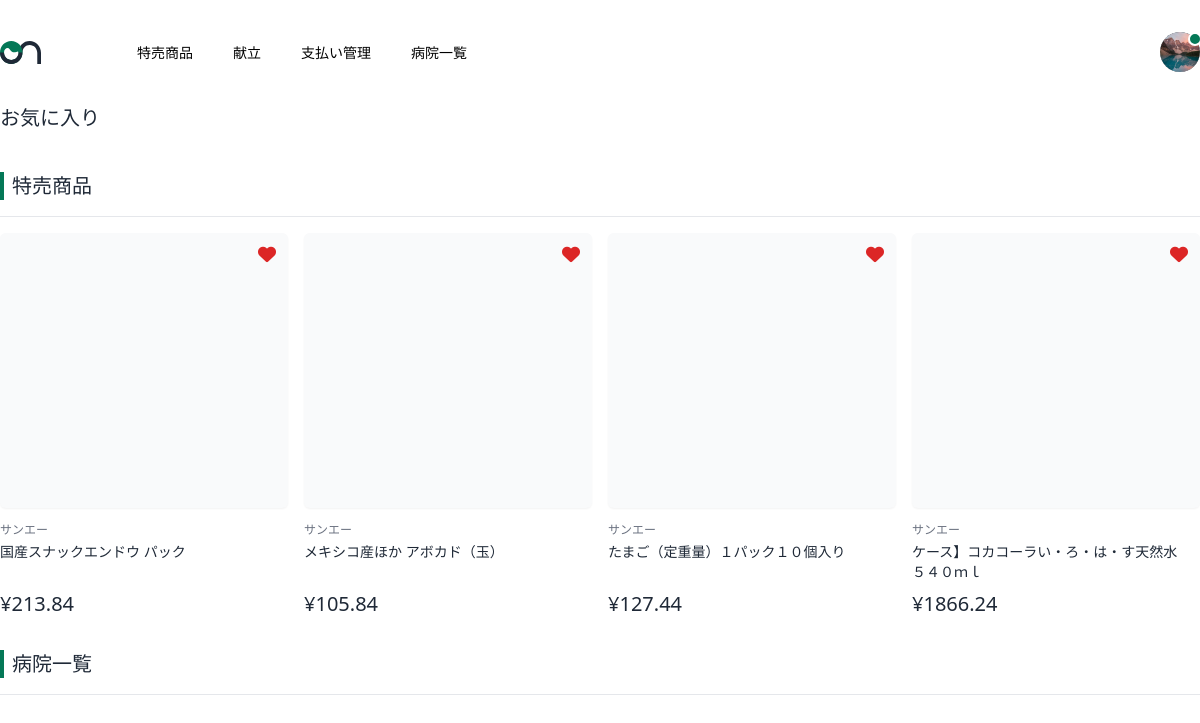
The app's page /accounts/favorite/ (signed in), older data.
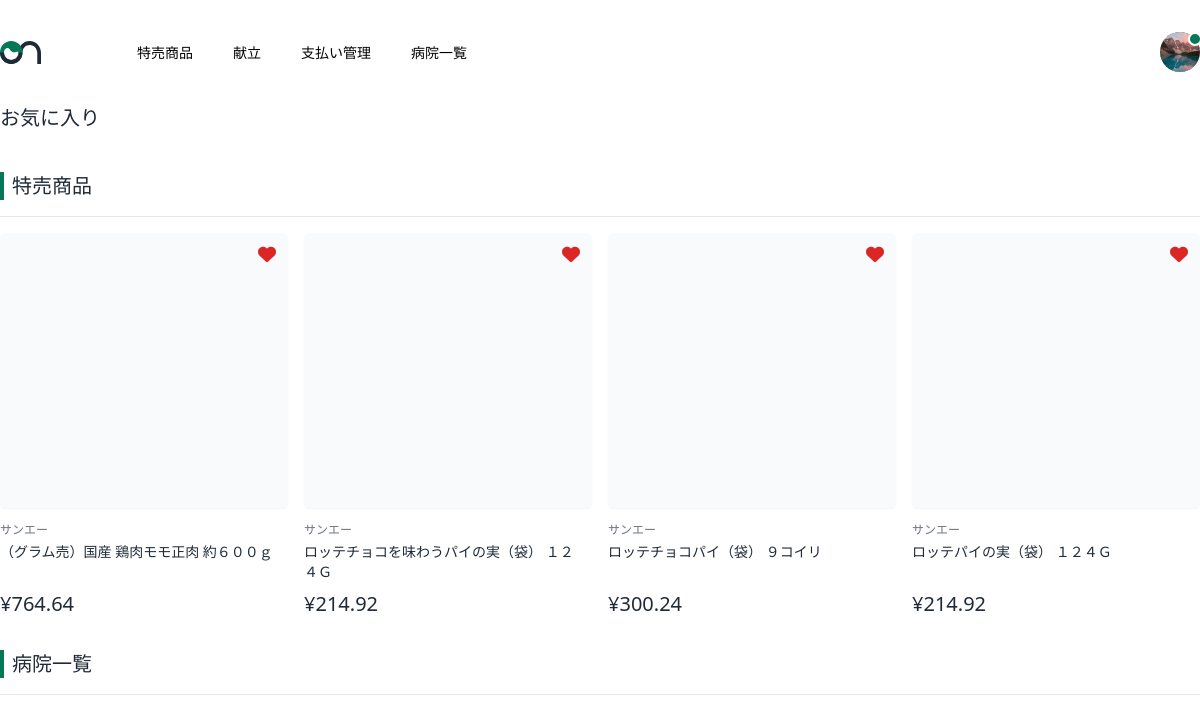
The same page, newer data.
### sale/models.py (models this page shows, shortened)
class SaleItem(models.Model):
  id = models.IntegerField(('商品ID'), primary_key=True)
  name = models.CharField(('商品名'), max_length=255)
  price = models.FloatField(('税込価格'), max_length=255)
  url = models.CharField(('url'), max_length=255)
  date = models.DateField(('取得日'),auto_now_add=True)
  shop = models.CharField(('店舗名'), max_length=255)
  class Meta:
    verbose_name = ('item')
    verbose_name_plural = ('items')

### accounts/views.py (the view)
# urls.py: path('favorite/', views.FavoriteView.as_view(), name='account_favorite'),
class FavoriteView(LoginRequiredMixin,View):
  def get(self, request, *args, **kwargs):
    user_data = CustomUser.objects.get(id=request.user.id)
    item_data = SaleItem.objects.all()
    favorite_list = []
    shop = []
    for data in item_data:
      favorite = data.salefavorite_set.filter(user=request.user)
      if favorite.exists():
        favorite_list.append(data)
    params = {
      'user_data': user_data,
      'favorite_list': favorite_list
    }
    return render(request, 'accounts/favorite.html', params)

### app/templates/accounts/favorite.html (shortened to what this page needs)
{% extends "app/base.html" %}
{% block content %}
<div class="mb-10">
  <p class="text-xl">お気に入り</p>
</div>
<div>
  <div>
    <p class="pl-3 relative text-xl border-b pb-4 mb-4 before:absolute before:w-1 before:h-7 before:left-0 before:top-0 before:bg-emerald-700">特売商品</p>
    <div class="grid grid-cols-4 gap-y-7 gap-x-4 mb-8">
      {% for item_data in favorite_list %}
        {% if forloop.counter <= 4 %}
          <div>
            <div
              class="relative h-[275px] mb-3.5 bg-gray-50 rounded-md flex justify-center place-items-center shadow-sm"
            >
              <div>
                <form action="{% url 'sale_favorite' %}" method="post">
                  {% if favorite_list %}
                  <button class="absolute right-3 top-2" type="button" id="ajax_sale_favorite" name="{{ item_data.id }}">
                    <i class="fa-solid fa-heart text-red-600 text-lg"></i>
                  </button>
                  {% else %}
                  <button class="absolute right-3 top-2" type="button" id="ajax_sale_favorite" name="{{ item_data.id }}">
                    <i class="fa-regular fa-heart text-lg"></i>
                  </button>
                  {% endif %}
                </form>
              </div>
            </div>
            <div class="mb-1">
              <p class="text-xs text-gray-500">{{ item_data.shop }}</p>
            </div>
            <div class="mb-2">
              <p class="w-[275px] text-sm leading-5 overflow-hidden h-10">
                {{ item_data.name }}
              </p>
            </div>
            <div class="flex items-center">
              <div>
                <p class="text-xl">¥{{ item_data.price }}</p>
              </div>
            </div>
          </div>
        {% endif %}
      {% endfor %}
    </div>
  </div>
  <div>
    <p class="pl-3 relative text-xl border-b pb-4 mb-4 before:absolute before:w-1 before:h-7 before:left-0 before:top-0 before:bg-emerald-700">病院一覧</p>
  </div>
</div>
{% endblock %}

### app/templates/app/base.html (shortened to what this page needs)
{% load static %}
<!DOCTYPE html>
<html lang="ja">
  <head>
    <script src="https://cdn.tailwindcss.com"></script>
  </head>
  <body>
    <header>
      <div class="max-w-[1240px] mx-auto py-8 flex items-center relative">
        <div class="flex">
          <a href="" class="hover:opacity-80">
            <div>
              <img
                src="{% static 'image/onenavi-logo-short.svg' %}"
                alt="onenavi"
              />
            </div>
          </a>
          <div class="ml-24">
            <ul class="flex gap-x-10 text-sm leading-[23px]">
              <li class="hover:text-emerald-700 transition"><a href="{% url 'sale_top' %}">特売商品</a></li>
              <li class="hover:text-emerald-700 transition"><a href="{% url 'menu_top' %}">献立</a></li>
              <li class="hover:text-emerald-700 transition"><a href="{% url 'balance_top' %}">支払い管理</a></li>
              <li class="hover:text-emerald-700 transition"><a href="{% url 'clinic_top' %}">病院一覧</a></li>
            </ul>
          </div>
        </div>
        <div class="ml-auto">
          <button
            id="avatarButton"
            data-dropdown-toggle="userDropdown"
            data-dropdown-placement="bottom-start"
            class="flex text-sm bg-gray-800 rounded-full md:mr-0 focus:ring-4 focus:ring-gray-300 relative"
            type="button"
          >
            <img
              class="w-10 h-10 rounded-full"
              src="{% static 'image/hero-icon.svg' %}"
              alt="user photo"
            />
            <span class="top-0 left-7 absolute w-3.5 h-3.5 bg-emerald-700 border-2 border-white dark:border-gray-800 rounded-full"></span>
          </button>
        </div>
      </div>
    </header>
    <main>
      <div class="max-w-[1200px] mx-auto text-gray-800">
        {% block content %} {% endblock %}
      </div>
    </main>
  </body>
</html>

Row changes from the older to the newer data that the page shows:
removed SaleItem: shop "サンエー", name "国産スナックエンドウ パック", price "213.84"
removed SaleItem: shop "サンエー", name "メキシコ産ほか アボカド（玉）", price "105.84"
removed SaleItem: shop "サンエー", name "たまご（定重量）１パック１０個入り", price "127.44"
removed SaleItem: shop "サンエー", name "ケース】コカコーラい・ろ・は・す天然水５４０ｍｌ", price "1866.24"
added SaleItem: shop "サンエー", name "（グラム売）国産 鶏肉モモ正肉 約６００ｇ", price "764.64"
added SaleItem: shop "サンエー", name "ロッテチョコを味わうパイの実（袋） １２４Ｇ", price "214.92"
added SaleItem: shop "サンエー", name "ロッテチョコパイ（袋） ９コイリ", price "300.24"
added SaleItem: shop "サンエー", name "ロッテパイの実（袋） １２４Ｇ", price "214.92"
